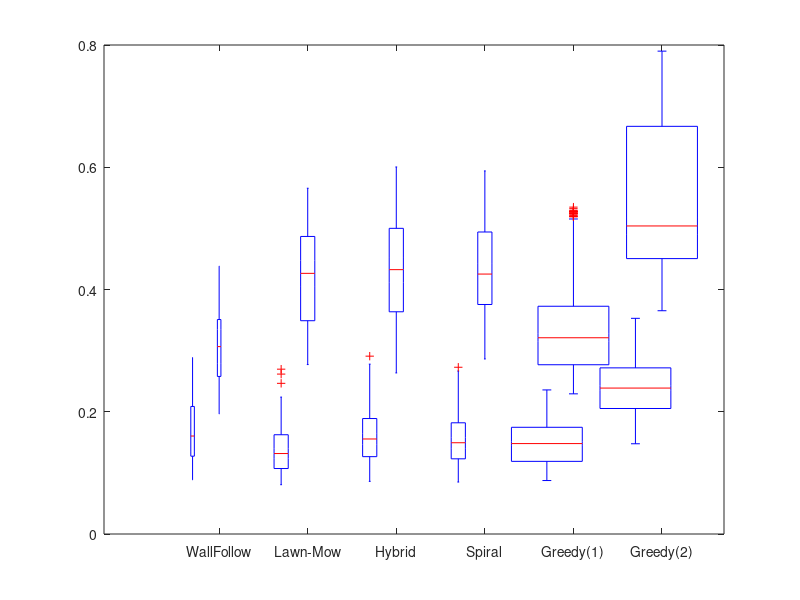

Reproduce this figure in MATLAB. (Note: this script raises an error after producing the figure.)
%columns:
%1 - time
%2 - speed
%3 - sticking coefficient OR sigma
%4 - transition probability
%5 - kill rate
%6 - mode
%7 - row spacing
%8 - result

stickyTestResults = csvread('StickyWallResults.csv');

%set up data by value
%time
% filename = 'StickyTimeResults.pdf';
% vals = [300 600];
% group1 = stickyTestResults(stickyTestResults(:,1)==vals(1),:);
% group2 = stickyTestResults(stickyTestResults(:,1)==vals(2),:);

%speed/time
filename = 'StickySpeedTimeResultsLgFont.pdf';
group1 = stickyTestResults(stickyTestResults(:,1)==300,:);
group1 = group1(group1(:,2)==6,:);
group2 = stickyTestResults(stickyTestResults(:,1)==600,:);
group2 = group2(group2(:,2)==12,:);

f=figure;
% set positions for boxes
position_1 = 1:1:6;
position_2 = 1.3:1:6.3;
% plot first set of boxes in blue
h1 = boxplot(group1(:,8)/10000,group1(:,6),'colors','b','positions',position_1,'width',0.18);
hold on  % Keep the first box plot on figure
% plot second set of boxes in red
h2 = boxplot(group2(:,8)/10000,group2(:,6),'colors',[0.8 0 0],'positions',position_2,'width',0.18,'Labels',{'Wall-Follow','Lawn-Mowing','Hybrid','Spiral','Greedy (1)','Greedy (2)'});

%set axis labels
set(gca,'XTickLabel',{'WallFollow','Lawn-Mow','Hybrid','Spiral','Greedy(1)','Greedy(2)'}) %sticky walls

%hide outliers
set(h1(7,:),'Visible','off')
set(h2(7,:),'Visible','off')
%build legend
box_vars = findall(gca,'Tag','Box');
%hLegend = legend(box_vars([7,1]), {[num2str(vals(1)) ' s'],[num2str(vals(2)) ' s']},'Location','northwest');
hLegend = legend(box_vars([7,1]), {'Low Speed/Time','High Speed/Time'},'Location','northoutside');

hold off
% Insert texts and labels
ylabel('Fraction of Population Found')
xlabel('Search Method')
%ylim([0.05 0.8])
set(gcf,'PaperPositionMode','auto','PaperSize',[7,4],'PaperPosition',[0,0,7,4] );
%print(gcf, '-dpdf', filename);